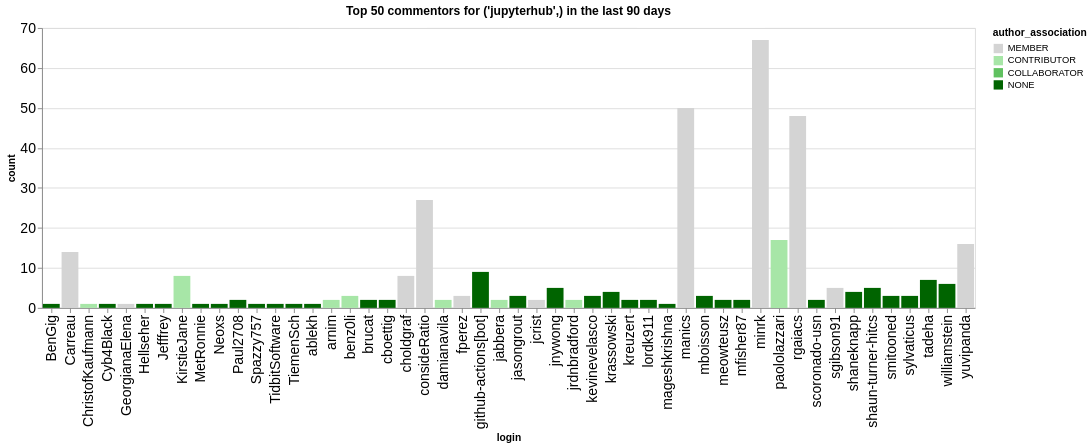

This figure's notebook cell:
### Code cell
n_plot = 50
charts = []
for ii, (iorg, idata) in enumerate(commentors.groupby(['org'])):
    title = f"Top {n_plot} commentors for {iorg} in the last {n_days} days"
    idata = idata.groupby('login', as_index=False).agg({'count': 'sum', 'author_association': 'first'})
    idata = idata.sort_values('count', ascending=False).head(n_plot)
    ch = alt.Chart(data=idata.head(n_plot), title=title).mark_bar().encode(
        x='login',
        y='count',
        color=alt.Color('author_association', scale=alt.Scale(domain=author_types, range=author_colors))
    )
    charts.append(ch)
alt.hconcat(*charts)

### Figure 1 — Vega-Lite specification as saved in the notebook (floating-point values rounded to 4 significant figures)
{"config": {"axisLeft": {"labelFontSize": 15}, "axisBottom": {"labelFontSize": 15}}, "hconcat": [{"mark": {"type": "bar"}, "encoding": {"color": {"field": "author_association", "scale": {"domain": ["MEMBER", "CONTRIBUTOR", "COLLABORATOR", "NONE"], "range": ["rgb(211.82745098039214, 211.82745098039214, 211.82745098039214)", "rgb(166.98562091503268, 229.89803921568628, 166.98562091503268)", "rgb(96.37647058823529, 192.75294117647059, 96.37647058823529)", "rgb(0.0, 100.3921568627451, 0.0)"]}, "type": "nominal"}, "x": {"field": "login", "type": "nominal"}, "y": {"field": "count", "type": "quantitative"}}, "title": "Top 50 commentors for ('jupyterhub',) in the last 90 days"}], "data": {"name": "data-c7f1823892be8b17a941005ed484fb56"}, "$schema": "https://vega.github.io/schema/vega-lite/v5.20.1.json", "datasets": {"data-c7f1823892be8b17a941005ed484fb56": [{"login": "minrk", "count": 67, "author_association": "MEMBER"}, {"login": "manics", "count": 50, "author_association": "MEMBER"}, {"login": "rgaiacs", "count": 48, "author_association": "MEMBER"}, {"login": "consideRatio", "count": 27, "author_association": "MEMBER"}, {"login": "paololazzari", "count": 17, "author_association": "CONTRIBUTOR"}, {"login": "yuvipanda", "count": 16, "author_association": "MEMBER"}, {"login": "Carreau", "count": 14, "author_association": "MEMBER"}, {"login": "github-actions[bot]", "count": 9, "author_association": "NONE"}, {"login": "choldgraf", "count": 8, "author_association": "MEMBER"}, {"login": "KirstieJane", "count": 8, "author_association": "CONTRIBUTOR"}, {"login": "tadeha", "count": 7, "author_association": "NONE"}, {"login": "williamstein", "count": 6, "author_association": "NONE"}, {"login": "sgibson91", "count": 5, "author_association": "MEMBER"}, {"login": "jnywong", "count": 5, "author_association": "NONE"}, {"login": "shaun-turner-hitcs", "count": 5, "author_association": "NONE"}, {"login": "shaneknapp", "count": 4, "author_association": "NONE"}, {"login": "krassowski", "count": 4, "author_association": "NONE"}, {"login": "jasongrout", "count": 3, "author_association": "NONE"}, {"login": "mboisson", "count": 3, "author_association": "NONE"}, {"login": "sylvaticus", "count": 3, "author_association": "NONE"}, {"login": "smitooned", "count": 3, "author_association": "NONE"}, {"login": "fperez", "count": 3, "author_association": "MEMBER"}, {"login": "kevinevelasco", "count": 3, "author_association": "NONE"}, {"login": "benz0li", "count": 3, "author_association": "CONTRIBUTOR"}, {"login": "kreuzert", "count": 2, "author_association": "NONE"}, {"login": "lordk911", "count": 2, "author_association": "NONE"}, {"login": "jrdnbradford", "count": 2, "author_association": "CONTRIBUTOR"}, {"login": "Paul2708", "count": 2, "author_association": "NONE"}, {"login": "jcrist", "count": 2, "author_association": "MEMBER"}, {"login": "meowteusz", "count": 2, "author_association": "NONE"}, {"login": "jabbera", "count": 2, "author_association": "CONTRIBUTOR"}, {"login": "mfisher87", "count": 2, "author_association": "NONE"}, {"login": "scoronado-usn", "count": 2, "author_association": "NONE"}, {"login": "brucat", "count": 2, "author_association": "NONE"}, {"login": "cboettig", "count": 2, "author_association": "NONE"}, {"login": "damianavila", "count": 2, "author_association": "CONTRIBUTOR"}, {"login": "arnim", "count": 2, "author_association": "CONTRIBUTOR"}, {"login": "TidbitSoftware", "count": 1, "author_association": "NONE"}, {"login": "Spazzy757", "count": 1, "author_association": "NONE"}, {"login": "ChristofKaufmann", "count": 1, "author_association": "CONTRIBUTOR"}, {"login": "BenGig", "count": 1, "author_association": "NONE"}, {"login": "GeorgianaElena", "count": 1, "author_association": "MEMBER"}, {"login": "Cyb4Black", "count": 1, "author_association": "NONE"}, {"login": "Neoxs", "count": 1, "author_association": "NONE"}, {"login": "MetRonnie", "count": 1, "author_association": "NONE"}, {"login": "Hellseher", "count": 1, "author_association": "NONE"}, {"login": "Jefffrey", "count": 1, "author_association": "NONE"}, {"login": "ablekh", "count": 1, "author_association": "NONE"}, {"login": "TiemenSch", "count": 1, "author_association": "NONE"}, {"login": "mageshkrishna", "count": 1, "author_association": "NONE"}]}}
